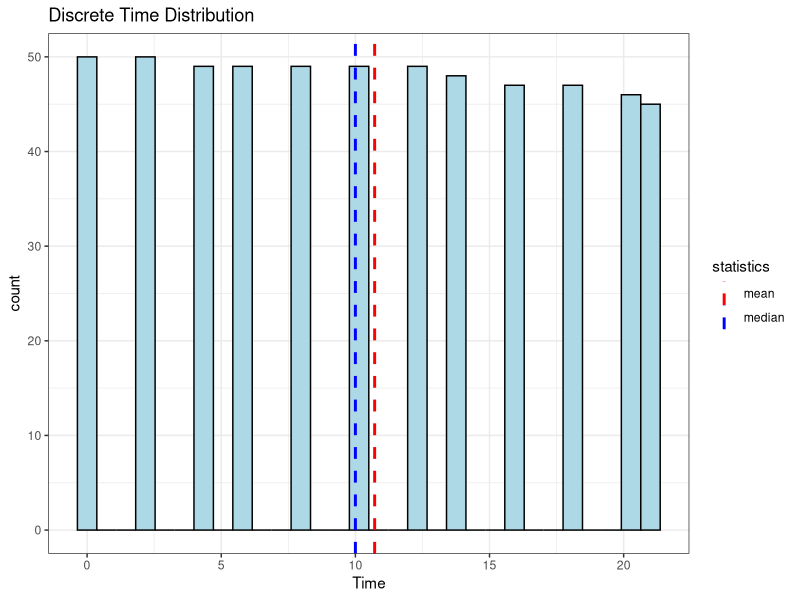
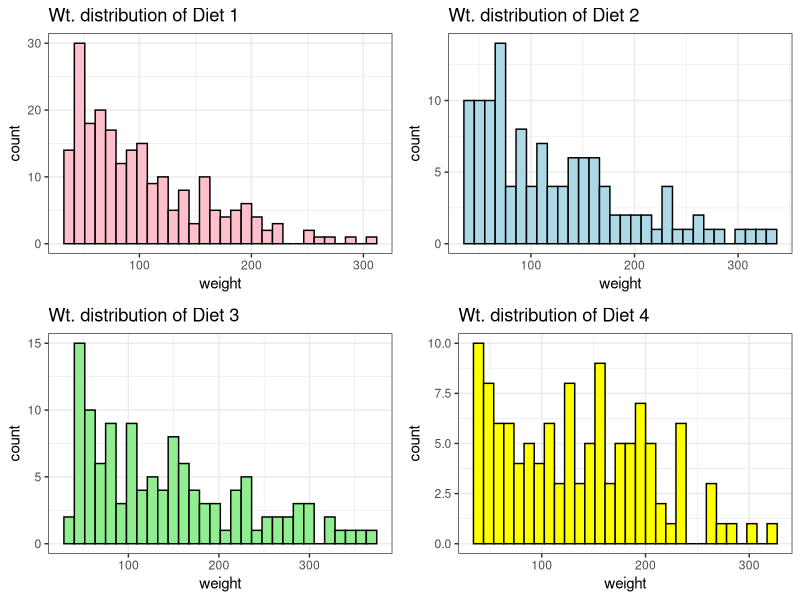

Write R code to recreate these figures, in order.
## ---- chunk 1
knitr::opts_chunk$set(echo = TRUE)
knitr::opts_chunk$set(warning = FALSE, message = FALSE) 

## ---- chunk 2

library(dplyr)
library(ggplot2)
library(GGally)
library(skimr)
library(gridExtra)
#ChickWeight

df <- as_tibble(ChickWeight)
number_of_observations <- count(df)
number_of_chickens <- length(unique(df$Chick))
number_of_diet<-length(unique(df$Diet))
number_of_days <- max(df$Time)-min(df$Time)
number_of_variables<- length(df)
## ---- chunk 3
summary(ChickWeight)
sd(ChickWeight$weight)

## ---- chunk 4
ggplot( aes(x = Time), data = df) + 
  geom_histogram(color = 'black', fill = 'light blue') + 
  geom_vline(aes(xintercept=median(Time),
                 color="median"), linetype="dashed",
             size=1) +
  geom_vline(aes(xintercept=mean(Time),
                 color="mean"), linetype="dashed",
             size=1) +
  scale_color_manual(name = "statistics", values = c(median = "blue", mean = "red"))+ ggtitle("Discrete Time Distribution")+theme_bw()



## ---- chunk 5
df_diet_1<-df %>% filter(Diet==1)

df_diet_2 <- df %>% filter(Diet==2)
df_diet_3 <- df %>% filter(Diet==3)
df_diet_4 <- df %>% filter(Diet==4)


#par(mfrow=c(2,2))
#plot(  ggplot(data=df_diet_1, aes(x=weight))+ geom_histogram(fill ='pink',color='black'))
#plot(  ggplot(data=df_diet_2, aes(x=weight))+ geom_histogram(fill ='light blue',color='black'))
#(data=df_diet_3, aes(x=weight))+ geom_histogram(fill ='light green',color='black')
#ggplot(data=df_diet_4, aes(x=weight))+ geom_histogram(fill ='yellow',color='black')




diet_1 <-ggplot(data=df_diet_1, aes(x=weight))+ geom_histogram(fill ='pink',color='black')+ggtitle("Wt. distribution of Diet 1")+theme_bw()
diet_2 <-ggplot(data=df_diet_2, aes(x=weight))+ geom_histogram(fill ='light blue',color='black')+ggtitle("Wt. distribution of Diet 2")+theme_bw()
diet_3 <-ggplot(data=df_diet_3, aes(x=weight))+ geom_histogram(fill ='light green',color='black')+ggtitle("Wt. distribution of Diet 3")+theme_bw()
diet_4 <-ggplot(data=df_diet_4, aes(x=weight))+ geom_histogram(fill ='yellow',color='black')+ggtitle("Wt. distribution of Diet 4")+theme_bw()

grid.arrange(diet_1,diet_2,diet_3,diet_4,ncol=2,nrow=2)
## ---- chunk 6
day_0 <-  ChickWeight %>% filter(Time==0) %>%group_by(Diet)
day_20 <- ChickWeight %>% filter(Time==20) %>%group_by(Diet)

samples<-function(x) (length(x))


C_I_1 <- function(x) (mean(x)-(1.96*sqrt(var(x)/length(x))))
C_I_2 <- function(x) (mean(x)+(1.96*sqrt(var(x)/length(x))))

confidence_interval_day_0<- day_0%>%  summarize(mean=mean(weight), sd=sd(weight),n=samples(weight),C1=C_I_1(weight),C2=C_I_2(weight))

confidence_interval_day_20<- day_20%>%  summarize(mean=mean(weight), sd=sd(weight),n=samples(weight),C1=C_I_1(weight),C2=C_I_2(weight))


## ---- chunk 7

confidence_interval_day_0

## ---- chunk 8

confidence_interval_day_20
